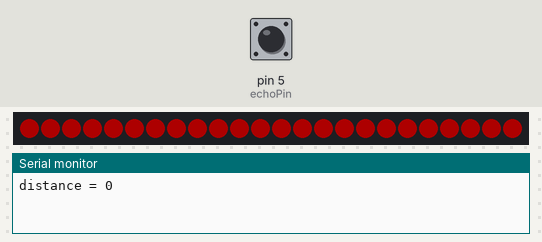
A sketch run on a simulated Arduino Uno, built with avr-gcc and run on an emulated ATmega328P. On the bench: 24 RGB LEDs in strip order, left to right, the last lines printed to the serial monitor. The test bench sets the inputs (shaded band); at power-on: pin 5 (echoPin) LOW. Dim RGB values are drawn brighter than linear.

Above: at 1.6 s.
1.7 s: pin 5 (echoPin) pulsed HIGH 2 times (0.12 s each, 0.3 s apart)
At 2.5 s:
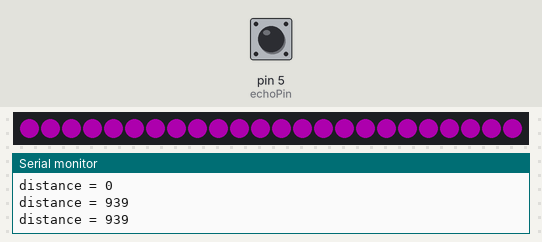
Timing chart, 0 to 4.7 s (numbered marks = the images above; inputs shaded):
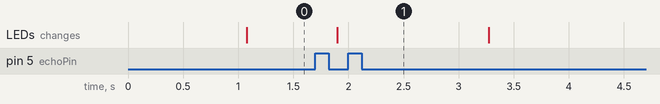

The sketch:

Missoin-1.ino
```cpp
#define echoPin 5
#include <Adafruit_NeoPixel.h>
#define PIN 12
#define NUM_LEDS 24
Adafruit_NeoPixel strip = Adafruit_NeoPixel(NUM_LEDS, PIN, NEO_GRB + NEO_KHZ800);
int distance;

void setup() {
  Serial.begin(9600);
  pinMode(echoPin, INPUT);
  strip.begin();
  strip.setBrightness(50);
  strip.show();
}

void loop() {
  distance = getCurrentDistance();
  turnOnLightByDistance(distance);
}

void red() {
  for (int i = 0; i < NUM_LEDS; i++) {
    strip.setPixelColor(i, strip.Color(255, 0, 0));
    strip.show();
  }

}

void blue() {
  for (int i = 0; i < NUM_LEDS; i++) {
    strip.setPixelColor(i, strip.Color(0, 0, 255));
    strip.show();
  }
}

void green() {
  for (int i = 0; i < NUM_LEDS; i++) {
    strip.setPixelColor(i, strip.Color(0, 255, 0));
    strip.show();
  }
}

void purple() {
  for (int i = 0; i < NUM_LEDS; i++) {
    strip.setPixelColor(i, strip.Color(255, 0, 255));
    strip.show();
  }
}

void turnOnLightByDistance(int distance) {
  if (distance < 100) {
    red();
  }
  if (distance > 100 && distance < 200) {
    blue();
  }
  if (distance > 200 && distance < 300) {
    green();
  }
  if (distance > 300) {
    purple();
  }
}

int getCurrentDistance() {
  word duration, distance;
  duration = pulseIn(echoPin, HIGH);
  distance = duration / 58;
  Serial.print("distance = ");
  Serial.println(distance);
  delay(50);
  return distance;
}
```

Measured:
- after the input at 1.7 s, the LEDs: change after 0.20 s (image 1)
